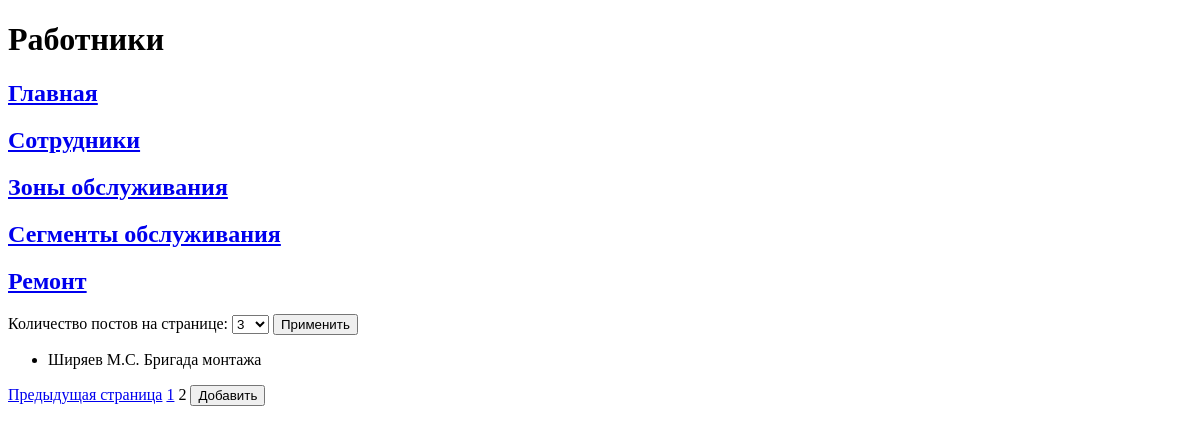
The page /plant/employee?page=2 on the database as committed earlier.
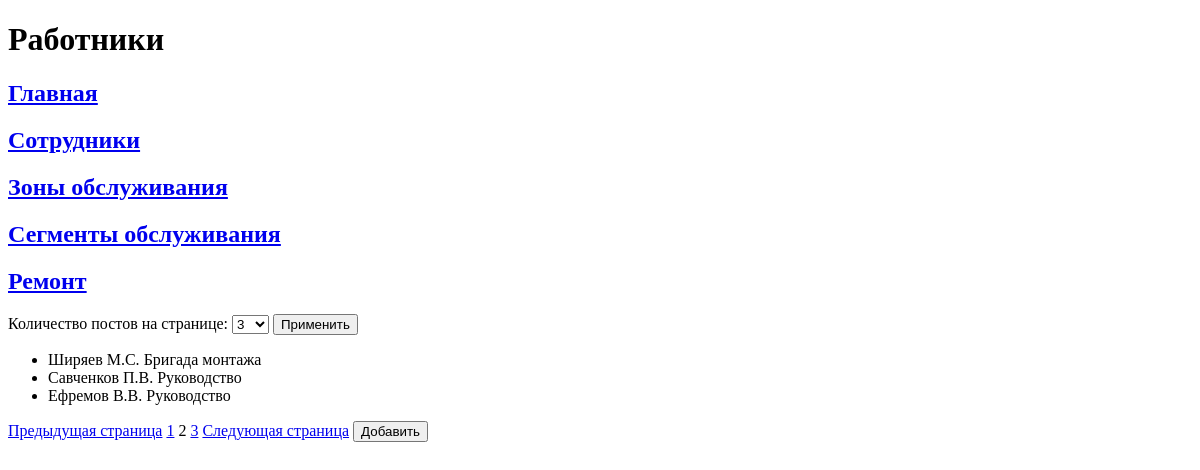
The same page on the database as committed later.
### plant/models.py (models this page shows, shortened)
class Employee(models.Model):
    name = models.CharField(max_length=255)
    position = models.CharField(max_length=50)
    boss = models.BooleanField(default=False)
    activ = models.BooleanField(default=True)
    brigade = models.ForeignKey(Brigade, on_delete=models.CASCADE, related_name='brigade_employees')
    class Meta:
        verbose_name = "Сотрудник"
        verbose_name_plural = "Сотрудники"

class Brigade(models.Model):
    name = models.CharField(max_length=255)
    description = models.TextField()
    leader = models.ForeignKey('Employee', on_delete=models.CASCADE, related_name='brigade_leader')
    class Meta:
        verbose_name = "Бригада"
        verbose_name_plural = "Бригады"

### plant/views.py (the view)
# urls.py: path('plant/employee', view_plant_employee),
def view_plant_employee(request):
    header = "Работники"
    employee = Employee.objects.select_related('brigade').all().order_by('id')
    posts_per_page = request.GET.get('posts_per_page', 3)
    paginator = Paginator(employee,posts_per_page)  # 10 постов на странице
    page_number = request.GET.get('page',1)
    page_posts = paginator.get_page(page_number)
    context = {'header': header, 'page_post': page_posts}
    return render(request, 'employee.html', context)

### plant/templates/employee.html (shortened to what this page needs)
{% extends "menu.html" %}
{% block pagename %}
    <h1> {{ header }}</h1>
{% endblock %}
{% block menu %}
    {{ block.super }}
{% endblock %}
{% block content %}
    <form action="" method="get">
    <label for="posts_per_page">Количество постов на странице:</label>
    <select id="posts_per_page" name="posts_per_page">
      <option value="3" {% if request.GET.posts_per_page == '3' %}selected{% endif %}>3</option>
    </select>
    <button type="submit">Применить</button>
  </form>
  <ul>
    {% for post in page_post %}
      <li>
        {{ post.name }} {{ post.brigade.name }}
      </li>
    {% endfor %}
  </ul>
  {% if page_post.has_previous %}
    <a href="?page={{ page_post.previous_page_number }}">Предыдущая страница</a>
  {% endif %}
  {% for num in page_post.paginator.page_range %}
    {% if page_post.number == num %}
      <span>{{ num }}</span>
    {% else %}
      <a href="?page={{ num }}">{{ num }}</a>
    {% endif %}
  {% endfor %}
  {% if page_post.has_next %}
    <a href="?page={{ page_post.next_page_number }}">Следующая страница</a>
  {% endif %}
    <button type="submit" onclick="location.href='http://127.0.0.1:8000/plant/employee/sign_up';">Добавить</button>
{% endblock %}

Rows that differ between the two databases and show on the page:
added Employee: name "Савченков П.В.", brigade.name "Руководство"
added Employee: name "Ефремов В.В.", brigade.name "Руководство"
Other text that changed with them:
new list line: "3"
text now shown: "Следующая страница"
